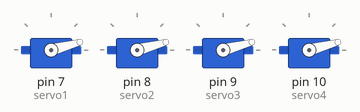
Simulated run of this sketch. Board: Arduino Uno, built with avr-gcc and run on an emulated ATmega328P. Parts: 4 × servo.

Above: at 0.1 s.
At 1.0 s:
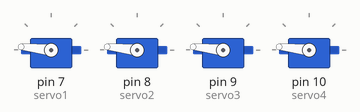
At 1.6 s:
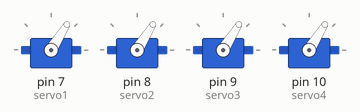
At 2.1 s:
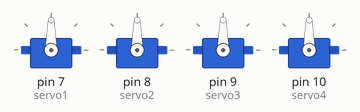
Timing chart, 0 to 3.6 s (numbered marks = the images above):
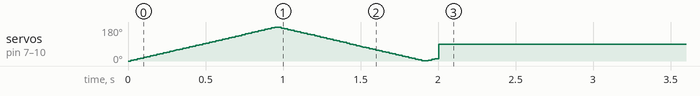

The sketch:

servo_control.ino
```cpp
#include <Servo.h>

Servo servo1;
Servo servo2;
Servo servo3;
Servo servo4;

void setup() {
  servo1.attach(7);
  servo2.attach(8);
  servo3.attach(9);
  servo4.attach(10);

  unsigned long startTime = millis();

  // Run the Sweep motion for 2 seconds
  while (millis() - startTime < 2000) {

    // Sweep from 0 to 180 degrees
    for (int angle = 0; angle <= 180; angle++) {

      if (millis() - startTime >= 2000)
        break;

      servo1.write(angle);
      servo2.write(angle);
      servo3.write(angle);
      servo4.write(angle);

      delay(5);
    }

    // Sweep from 180 back to 0 degrees
    for (int angle = 180; angle >= 0; angle--) {

      if (millis() - startTime >= 2000)
        break;

      servo1.write(angle);
      servo2.write(angle);
      servo3.write(angle);
      servo4.write(angle);

      delay(5);
    }
  }

  // After 2 seconds, hold all servos at 90 degrees
  servo1.write(90);
  servo2.write(90);
  servo3.write(90);
  servo4.write(90);
}

void loop() {
  // Keep all servos at 90 degrees
}
```
